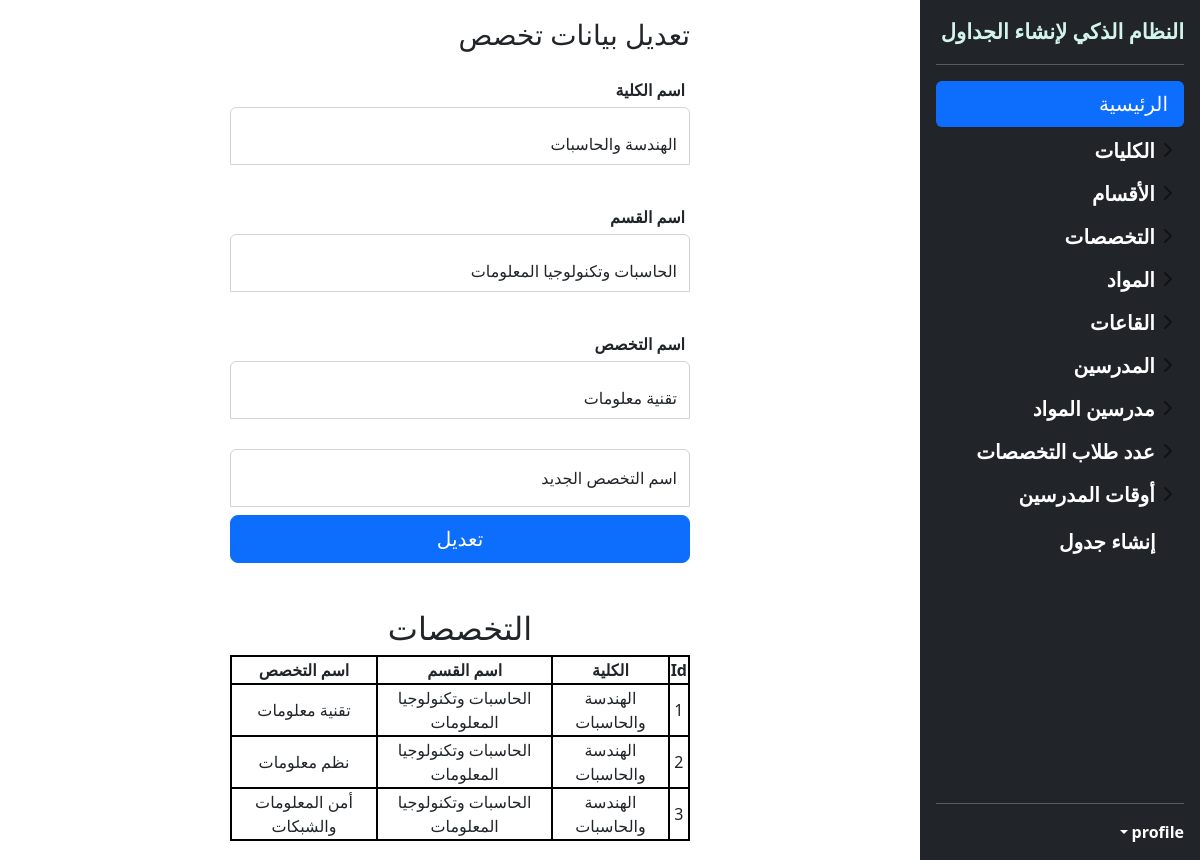
Before: /update_major with the older database file.
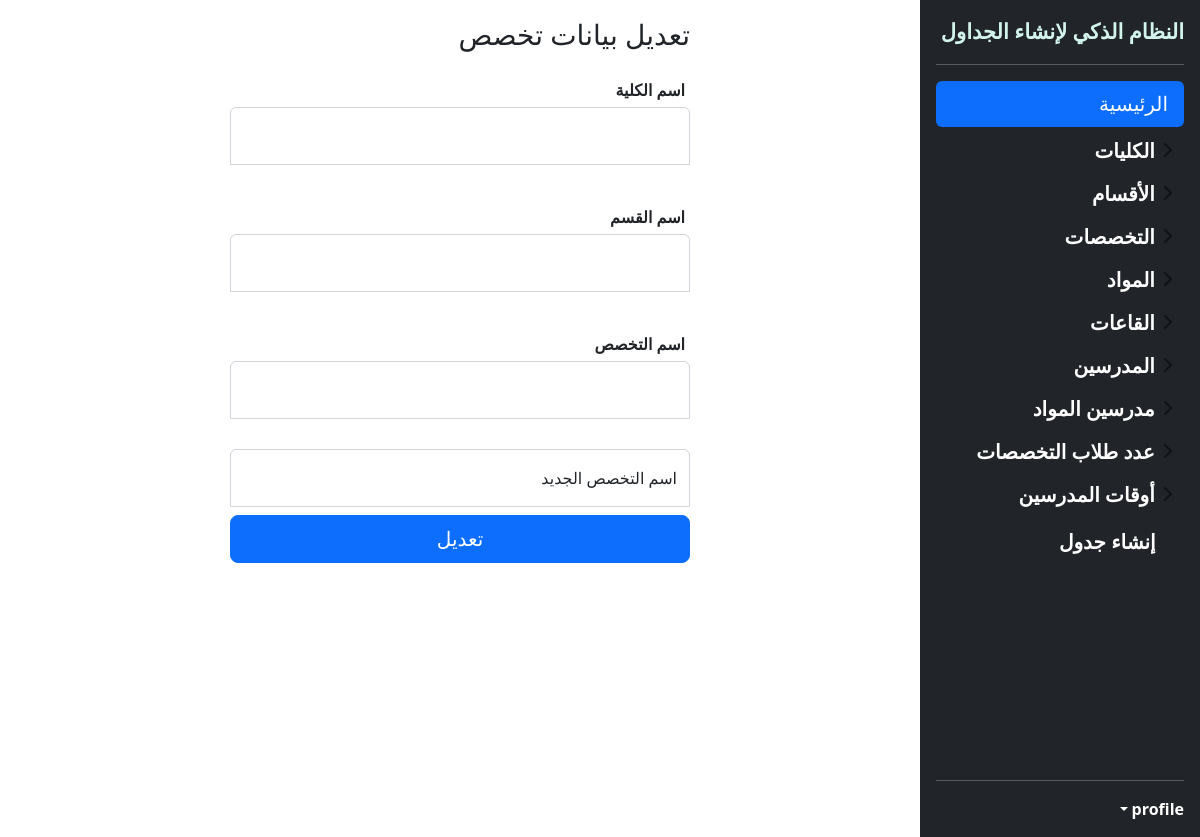
After: the same page with the newer database file.
### app.py (models this page shows)
class Major(db.Model):
    major_id = db.Column(db.Integer, primary_key=True)
    coll = db.Column(db.Integer, db.ForeignKey('college.coll_id'), nullable=False)
    dept = db.Column(db.Integer, db.ForeignKey('department.dept_id'), nullable=False)
    maj_name = db.Column(db.String(50), unique=True, nullable=False)
    subjects = db.relationship("Subject", backref="major")

class College(db.Model):
    coll_id = db.Column(db.Integer, primary_key=True)
    coll_name = db.Column(db.String(70), unique=True, nullable=False)
    departments = db.relationship("Department", backref="college")
    majors = db.relationship("Major", backref="college")
    teachers = db.relationship("Teacher", backref="college")

class Department(db.Model):
    dept_id = db.Column(db.Integer, primary_key=True)
    coll = db.Column(db.Integer, db.ForeignKey('college.coll_id'), nullable=False)
    dept_name = db.Column(db.String(50), unique=True, nullable=False)
    majors = db.relationship("Major", backref="department")

### app.py (the view, shortened to what this page needs)
@app.route('/update_major', methods=['GET', 'POST'])
def update_major():
    all_colls = db.session.query(College).all()
    all_depts = db.session.query(Department).all()
    all_majors = db.session.query(Major).all()
    return render_template('updateMajor.html', all_colls=all_colls, all_depts=all_depts, all_majors=all_majors)

### templates/updateMajor.html
{% include 'header.html' %}
<aside class="cont">
<main class="form-signin w-50 m-auto">
  <form action="{{ url_for('update_major') }}" method="post">
    <h1 class="h3 mb-3 fw-normal">تعديل بيانات تخصص</h1>
      <label class="lab">اسم الكلية</label>
      <div class="form-floating">
      <select name="cName" class="form-control" id="floatingType">
          {% for c in all_colls %}
          <option>{{ c.coll_name }}</option>
          {% endfor %}
      </select>
    </div>
   <label class="lab">اسم القسم</label>
      <div class="form-floating">
      <select name="dName" class="form-control" id="floatingType">
          {% for d in all_depts %}
              {% for c in all_colls %}
                  {% if d.coll == c.coll_id %}
          <option>{{ d.dept_name }}</option>
                  {% endif %}
                  {% endfor %}
          {% endfor %}
      </select>
    </div>
  <label class="lab">اسم التخصص</label>
      <div class="form-floating">
      <select name="mName" class="form-control" id="floatingType">
          {% for m in all_majors%}
              {% for d in all_depts%}
                  {% if m.dept == d.dept_id %}
          <option>{{ m.maj_name }}</option>
                  {% endif %}
                  {% endfor %}
          {% endfor %}
      </select>
    </div>
    <div class="form-floating">
      <input type="text" autocomplete="off" class="form-control" name="newName" id="floatingInput" placeholder="اسم التخصص" required>
      <label for="floatingInput">اسم التخصص الجديد</label>
    </div>
    <button class="w-100 btn btn-lg btn-primary" type="submit">تعديل</button>
  </form>
        <article class="data">
        {% if all_majors != [] %}
            <h2>التخصصات</h2>
        <table class="tdata">
            <th>
            Id
            </th>
            <th>
                الكلية
            </th>
          <th>
                اسم القسم
            </th>
                  <th>
                اسم التخصص
            </th>
        <tr>
        {% for m in all_majors %}
                <td>{{ m.major_id }}</td>
                {% for c in all_colls %}
                    {% if c.coll_id == m.coll %}
                    <td>{{ c.coll_name }}</td>
                    {% endif %}
                    {% endfor %}
             {% for d in all_depts %}
                    {% if d.dept_id == m.dept%}
                    <td>{{ d.dept_name }}</td>
                    {% endif %}
                    {% endfor %}
            <td>{{ m.maj_name }}</td>
            </tr>
        {% endfor %}
            </table>
    {% endif %}
    </article>
</main>
</aside>
{% include 'footer.html' %}

Changed rows visible on the page:
removed Major: major_id "1", maj_name "تقنية معلومات"
removed College: coll_name "الهندسة والحاسبات"
removed Department: dept_name "الحاسبات وتكنولوجيا المعلومات"
removed Major: major_id "2", maj_name "نظم معلومات"
removed Major: major_id "3", maj_name "أمن المعلومات والشبكات"
Other visible differences:
form field cName: "الهندسة والحاسبات" → (not shown)
form field dName: "الحاسبات وتكنولوجيا المعلومات" → (not shown)
form field mName: "تقنية معلومات" → (not shown)
text no longer shown: "التخصصات Id الكلية اسم القسم اسم التخصص"
